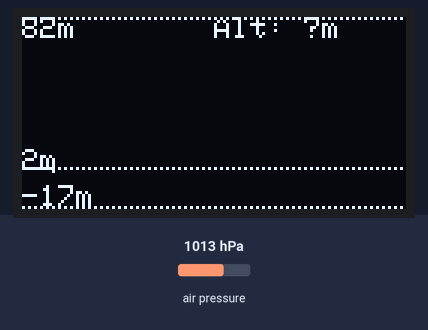
The sketch below on a simulated Arduino Uno, built with avr-gcc and run on an emulated ATmega328P. Shown: 128×64 one-colour display. The test bench sets the inputs (shaded band); at power-on: air pressure 1013 hPa.

Above: at 2.07 s.
2.1 s: air pressure set to 952 hPa
At 2.27 s:
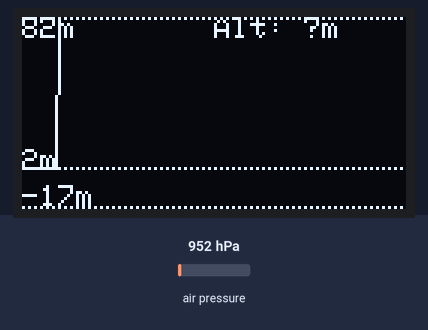
3.9 s: air pressure set to 1025 hPa
At 4.07 s:
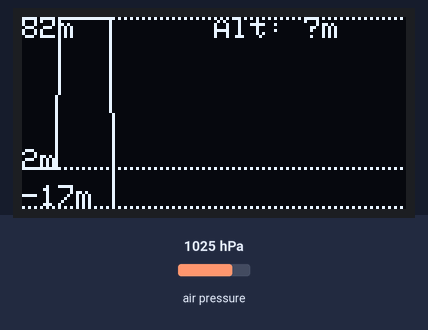
5.5 s: air pressure set to 975 hPa
At 5.68 s:
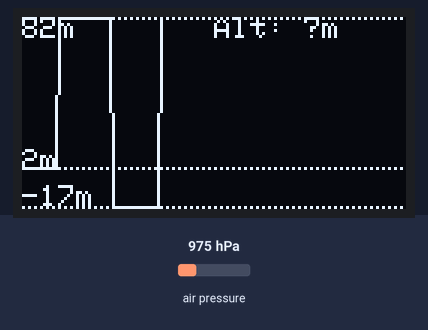

The sketch:

Altitud_RT_pantalla.ino
```cpp
#include <Arduino.h>
#include <Wire.h>
#include <Adafruit_GFX.h>
#include <Adafruit_SSD1306.h>
#include <Adafruit_BMP085.h> // Compatible con BMP180

// --------- Pantalla ----------
#define SCREEN_WIDTH 128
#define SCREEN_HEIGHT 64
#define OLED_RESET   -1
#define OLED_ADDR    0x3C
Adafruit_SSD1306 display(SCREEN_WIDTH, SCREEN_HEIGHT, &Wire, OLED_RESET);

// --------- Sensor ----------
Adafruit_BMP085 bmp;

// --------- Muestreo & buffer ----------
const unsigned long SAMPLE_MS = 100;   // 100 ms (10 Hz)
float altBuf[SCREEN_WIDTH];            // 128 muestras visibles
uint16_t countSamples = 0;
uint16_t head = 0;                     // índice circular
unsigned long lastSample = 0;

// --------- Altitud ----------
const float SEA_LEVEL_HPA = 1013.25f;  // Ajusta según tu clima local
float ALT0 = NAN;                      // Altitud de referencia al inicio
float ALT_MIN = 0, ALT_MAX = 0;        // Se fijan tras primera lectura

// Mapea valor [ALT_MIN, ALT_MAX] a Y pantalla [0..63] (0 = arriba)
int16_t mapToY(float v) {
  if (v < ALT_MIN) v = ALT_MIN;
  if (v > ALT_MAX) v = ALT_MAX;
  float norm = (v - ALT_MIN) / (ALT_MAX - ALT_MIN); // 0..1
  float y = (1.0f - norm) * (SCREEN_HEIGHT - 1);
  if (y < 0) y = 0;
  if (y > SCREEN_HEIGHT - 1) y = SCREEN_HEIGHT - 1;
  return (int16_t)y;
}

void pushSample(float alt) {
  // Recorte al rango fijo
  if (alt < ALT_MIN) alt = ALT_MIN;
  if (alt > ALT_MAX) alt = ALT_MAX;

  altBuf[head] = alt;
  head = (head + 1) % SCREEN_WIDTH;
  if (countSamples < SCREEN_WIDTH) countSamples++;
}

void drawGrid() {
  // Líneas guía: inferior (ALT_MIN), media (ALT0), superior (ALT_MAX)
  int16_t yBot = mapToY(ALT_MIN);
  int16_t yMid = mapToY(ALT0);
  int16_t yTop = mapToY(ALT_MAX);

  for (int x = 0; x < SCREEN_WIDTH; x += 2) {
    display.drawPixel(x, yTop, SSD1306_WHITE);
    display.drawPixel(x, yMid, SSD1306_WHITE);
    display.drawPixel(x, yBot, SSD1306_WHITE);
  }

  // Etiquetas
  display.setTextSize(1);
  display.setTextColor(SSD1306_WHITE);
  display.setCursor(0, 0);
  display.print((int)ALT_MAX); display.print("m");
  display.setCursor(0, yMid - 6);
  display.print((int)ALT0); display.print("m");
  display.setCursor(0, SCREEN_HEIGHT - 8);
  display.print((int)ALT_MIN); display.print("m");
}

void drawGraph() {
  display.clearDisplay();
  drawGrid();

  // Curva de las últimas 'countSamples'
  int16_t prevY = -1;
  for (uint16_t x = 0; x < countSamples; x++) {
    uint16_t idx = (head + SCREEN_WIDTH - countSamples + x) % SCREEN_WIDTH;
    int16_t y = mapToY(altBuf[idx]);

    if (x > 0 && prevY >= 0) {
      display.drawLine(x - 1, prevY, x, y, SSD1306_WHITE);
    } else {
      display.drawPixel(x, y, SSD1306_WHITE);
    }
    prevY = y;
  }

  // Marca el punto más reciente
  if (countSamples > 0) {
    int16_t x = countSamples - 1;
    uint16_t lastIdx = (head + SCREEN_WIDTH - 1) % SCREEN_WIDTH;
    int16_t y = mapToY(altBuf[lastIdx]);
    display.drawPixel(x, y, SSD1306_WHITE);
    // “cursor” de 3 px (opcional)
    if (y > 0) display.drawPixel(x, y - 1, SSD1306_WHITE);
    if (y < SCREEN_HEIGHT - 1) display.drawPixel(x, y + 1, SSD1306_WHITE);
  }

  // Texto: altitud actual
  float aActual = (countSamples > 0) ? altBuf[(head + SCREEN_WIDTH - 1) % SCREEN_WIDTH] : NAN;
  display.setTextSize(1);
  display.setTextColor(SSD1306_WHITE);
  display.setCursor(64, 0);
  display.printf("Alt: %.1fm", aActual);

  display.display();
}

void setup() {
  // Ajusta pines I2C si tu ESP32-C3 lo requiere:
  // Wire.begin(8, 9);  // SDA=8, SCL=9 (ejemplo común en C3 mini)

  if (!display.begin(SSD1306_SWITCHCAPVCC, OLED_ADDR)) {
    for(;;);
  }
  display.clearDisplay(); display.display();

  if (!bmp.begin()) {
    display.clearDisplay();
    display.setTextSize(1);
    display.setCursor(0, 0);
    display.println("BMP180 FAIL");
    display.display();
    for(;;);
  }

  // Lectura inicial para fijar escala
  float alt0 = bmp.readAltitude(SEA_LEVEL_HPA * 100.0f); // readAltitude espera Pascales
  ALT0 = alt0;
  ALT_MIN = ALT0 - 20.0f;  // ventana fija -20 m
  ALT_MAX = ALT0 + 80.0f;  // ventana fija +80 m
  if (ALT_MIN < -500.0f) ALT_MIN = -500.0f; // seguridad

  display.setTextSize(1);
  display.setTextColor(SSD1306_WHITE);
  display.setCursor(0, 0);
  display.println("Altitud en tiempo real");
  display.print("Ventana: ");
  display.print((int)ALT_MIN); display.print("..");
  display.print((int)ALT_MAX); display.println(" m");
  display.display();
  delay(800);

  lastSample = millis();
}

void loop() {
  unsigned long now = millis();

  if (now - lastSample >= SAMPLE_MS) {
    lastSample = now;

    // Nota: Adafruit_BMP085::readAltitude() recibe presion a nivel del mar en Pascales
    float alt = bmp.readAltitude(SEA_LEVEL_HPA * 100.0f); // m
    pushSample(alt);
    drawGraph(); // refresca con el nuevo punto en tiempo real
  }
}
```
